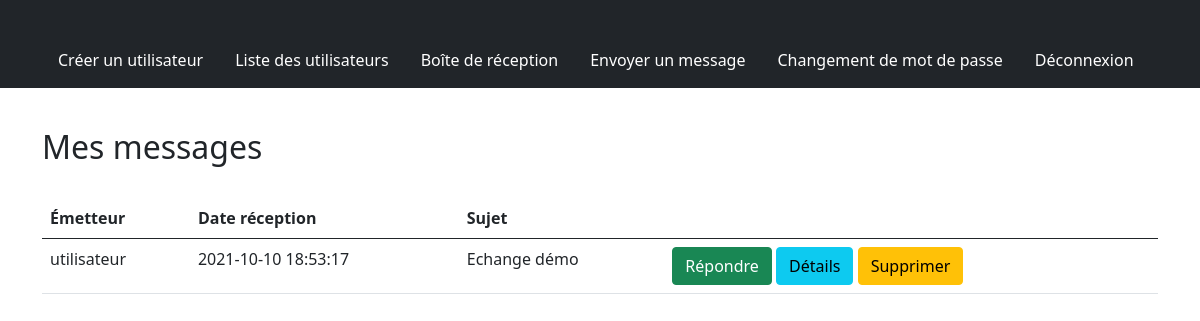
The app's page /messagerie.php (signed in) with its own data.
### tables this page shows
CREATE TABLE "Message" (
	"id" INTEGER PRIMARY KEY AUTOINCREMENT,
	"date_reception"	TEXT,
	"corps"	TEXT NOT NULL,
	"sujet"	TEXT NOT NULL,
	"login_name_expediteur"	INTEGER UNSIGNED NOT NULL,
	"login_name_destinataire"	INTEGER UNSIGNED NOT NULL,
	FOREIGN KEY("login_name_expediteur") REFERENCES "Compte"("login_name") ON UPDATE CASCADE,
	FOREIGN KEY("login_name_destinataire") REFERENCES "Compte"("login_name") ON UPDATE CASCADE
);

### html/classes/DB.php (called while the page is built, shortened)
<?php
class DB {
    private $file_db;
    private function connect()
    {
        $this->file_db = new PDO('sqlite:/usr/share/nginx/databases/database.sqlite');
        $this->file_db->setAttribute(PDO::ATTR_ERRMODE, PDO::ERRMODE_EXCEPTION);
    }
    private function disconnect(){
        $this->file_db = null;
    }
    public function getAllMessage($login_name){
        try {
            $query = $this->file_db->query("SELECT * FROM Message WHERE login_name_destinataire ='" . $login_name . "' ORDER BY date_reception DESC");
            $result = $query->fetchAll();
            return $result;
        } catch(Exception $e){
            $this->disconnect();
            return null;
        }
    }
}

### html/messagerie.php (the view, shortened to what this page needs)
<?php
include_once "include/header.php";
include_once "classes/DB.php";
$db = new DB();
$messages = $db->getAllMessage($_SESSION['login_name']);
?>
<body>
<div class="container mt-3">
    <br><h2>Mes messages</h2><br>
    <table class="table">
    <thead>
    <tr>
        <th scope="col">Émetteur</th>
        <th scope="col">Date réception</th>
        <th scope="col">Sujet</th>
        <th scope="col"></th>
    </tr>
    </thead>
    <tbody>
    <?php foreach ($messages as $message){ ?>
        <tr>
            <td><?php echo $message['login_name_expediteur'] ?></td>
            <td><?php echo $message['date_reception'] ?></td>
            <td><?php echo $message['sujet'] ?></td>
            <td>
                <a class="btn btn-success" href="answerMessage.php?login=<?php echo $message['login_name_expediteur']
                    . '&sujet=' . $message['sujet'] ?>" role="button">Répondre</a>
                <a class="btn btn-info" href="detailsMessage.php?id=<?php echo $message['id']?>" role="button">Détails</a>
                <a class="btn btn-warning" type="submit" href="messagerie.php?supprID=<?php echo $message['id']?>" role="button">Supprimer</a>
            </td>
        </tr>
    <?php } ?>
    </tbody>
</table>
</div>
</body>

### records on screen
message: login_name_expediteur "utilisateur", date_reception "2021-10-10 18:53:17", sujet "Echange démo"
